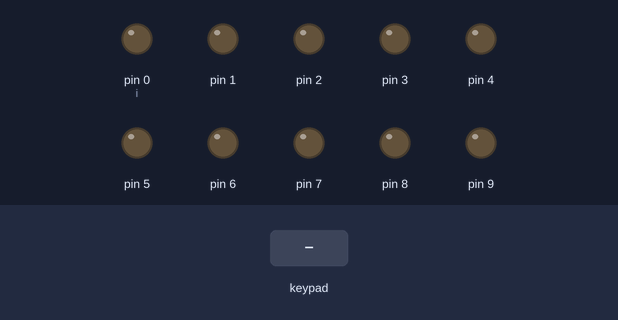
Bench run of a sketch on a simulated Arduino Mega 2560, built with avr-gcc and run on an emulated ATmega2560. Shown: output pins drawn as LEDs (lit = HIGH). Dashed ring = blinking. The inputs (shaded band) are chosen by the test bench.

Above: at 1.2 s.
1.3 s: key '7' pressed
At 3.9 s:
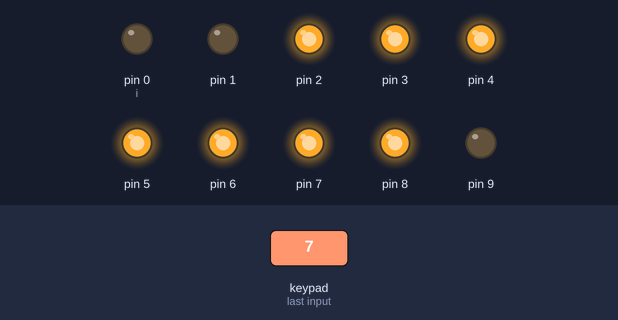
4.3 s: keypad keys 1 3 9 7 2 2 2 2 pressed 0.4 s apart
At 5.21 s:
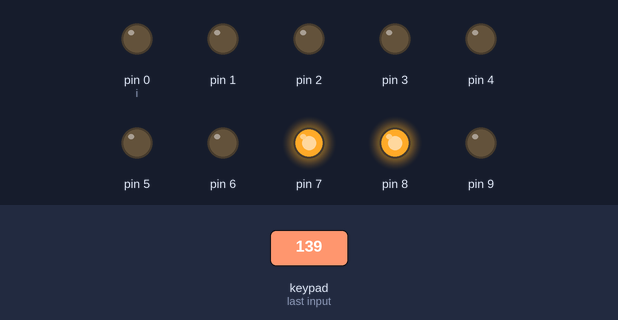
9.0 s: key '9' pressed
At 10.95 s:
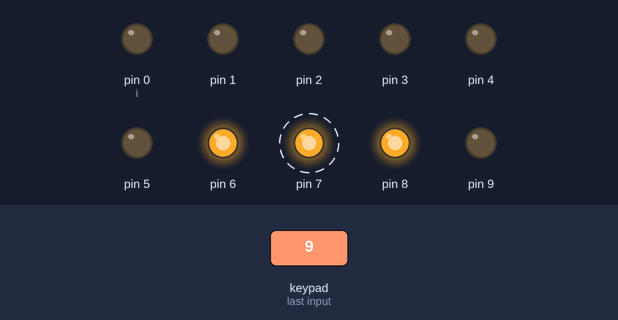
12.0 s: key '8' pressed
At 14.7 s:
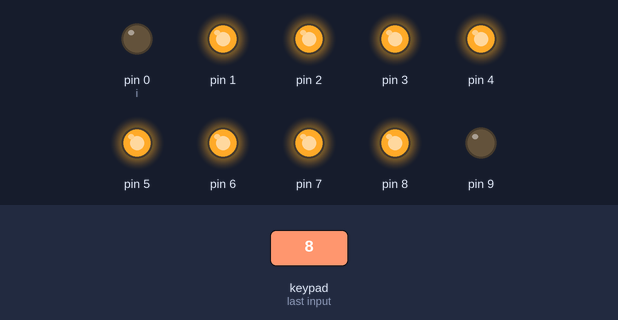
15.0 s: keypad keys 9 - 4 = pressed 0.4 s apart
At 18.1 s:
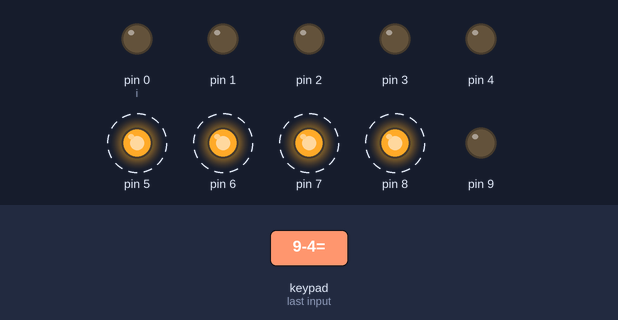
18.3 s: key '5' pressed
At 20.3 s:
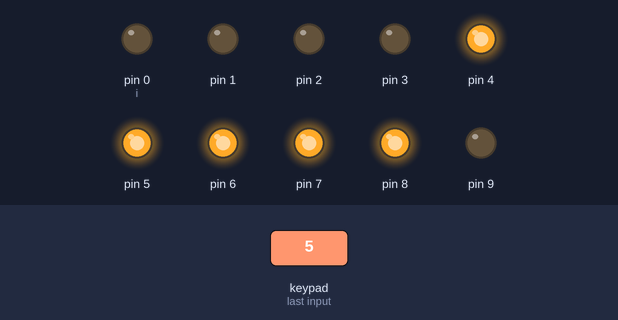
Timing chart, 0 to 21.8 s (numbered marks = the images above; inputs shaded):
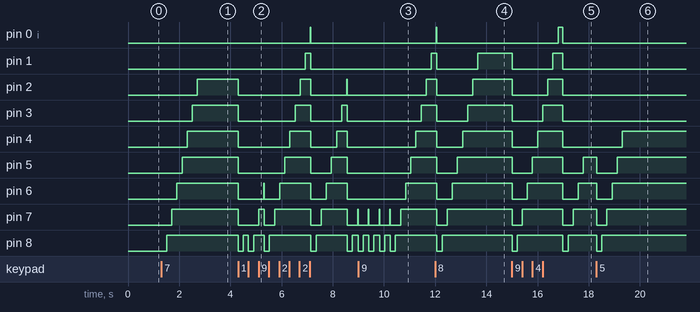

Measured:
- after the input at 1.3 s, pin 2: LOW → HIGH after 1.4 s; pin 3: LOW → HIGH after 1.2 s; pin 4: LOW → HIGH after 1.0 s; pin 5: LOW → HIGH after 0.81 s; pin 6: LOW → HIGH after 0.61 s
- after the input at 4.3 s, pin 0 (i): LOW → HIGH after 2.8 s, → LOW 0.02 s later; pin 1: LOW → HIGH after 2.6 s, → LOW 0.22 s later
- after the input at 9.0 s, pin 1: LOW → HIGH after 2.9 s; pin 2: LOW → HIGH after 2.7 s; pin 3: LOW → HIGH after 2.5 s; pin 4: LOW → HIGH after 2.3 s; pin 5: LOW → HIGH after 2.1 s
- after the input at 12.0 s, pin 1: HIGH → LOW after 0.07 s, → HIGH 1.6 s later; pin 2: HIGH → LOW after 0.07 s, → HIGH 1.4 s later; pin 3: HIGH → LOW after 0.07 s, → HIGH 1.2 s later; pin 4: HIGH → LOW after 0.07 s, → HIGH 1.0 s later; pin 5: HIGH → LOW after 0.07 s, → HIGH 0.80 s later
- after the input at 15.0 s, pin 0 (i): LOW → HIGH after 1.8 s, → LOW 0.19 s later; pin 1: HIGH → LOW at once, → HIGH 1.6 s later, → LOW 0.39 s later; pin 2: HIGH → LOW at once, → HIGH 1.4 s later, → LOW 0.59 s later; pin 3: HIGH → LOW at once, → HIGH 1.2 s later, → LOW 0.79 s later; pin 4: HIGH → LOW at once, → HIGH 1.0 s later, → LOW 0.99 s later
- after the input at 18.3 s, pin 4: LOW → HIGH after 1.0 s; pin 5: HIGH → LOW at once, → HIGH 0.80 s later; pin 6: HIGH → LOW at once, → HIGH 0.60 s later; pin 7: HIGH → LOW at once, → HIGH 0.40 s later; pin 8: HIGH → LOW at once, → HIGH 0.20 s later

The sketch:

Code.ino
```cpp
#include <Keypad.h>

#define LED0 0
#define LED0 1
#define LED0 2
#define LED0 3
#define LED0 4
#define LED0 5
#define LED0 6
#define LED0 7
#define LED0 8
#define LED0 9

const byte ROWS = 4;
const byte COLS = 4;

char hexaKeys[ROWS][COLS] =
{
  {'7', '8', '9', '/'},
  {'4', '5', '6', '*'},
  {'1', '2', '3', '-'},
  {'C', '0', '=', '+'}
};

byte rowPins[ROWS] = {46, 47, 48, 49};
byte colPins[COLS] = {50, 51, 52, 53};

Keypad keypad = Keypad(makeKeymap(hexaKeys), rowPins, colPins, ROWS, COLS);

char key;
char input;
int num = 0;
int i = 0;
unsigned int startTime = 0;

void setup()
{
  Serial3.begin(9600);

  pinMode(0, OUTPUT);
  pinMode(1, OUTPUT);
  pinMode(2, OUTPUT);
  pinMode(3, OUTPUT);
  pinMode(4, OUTPUT);
  pinMode(5, OUTPUT);
  pinMode(6, OUTPUT);
  pinMode(7, OUTPUT);
  pinMode(8, OUTPUT);
  pinMode(9, OUTPUT);
}

void loop()
{
  //read from terminal
  input = Serial3.read();

  if (input >= '0' && input <= '9')
  {
    num *= 10;
    num += (input - '0');
  }
  else if (input == 13)
  {
    //if invalid, print Invalid
    if (num < 0 || num > 9)
    {
      Serial3.println("Invalid number");
    }
    //and if valid, turn on LEDS
    else
    {
      //Turn off all LEDs
      i = 0;
      while(i < 9)
      {
        digitalWrite(i, LOW);
        i++;
      }

      //Turn on LEDs
      i = 0;
      while (i < num)
      {
        delay(200);
        digitalWrite(8 - i, HIGH);
        i++;
      }
    }
    num = 0;
  }

  //read from keypad
  key = keypad.getKey();
  //check for keypad input, if there isn't any, skip
  if (key != NO_KEY)
  {
    Serial3.println(key);
    if (key >= '0' && key <= '9')
    {
      //Turn LEDs off
      i = 0;
      while (i < 9)
      {
        digitalWrite(i, LOW);
        i++;
      }

      //Turn LEDs on
      i = 0;
      while (i < (key - '0'))
      {
        delay(200);
        digitalWrite(8 - i, HIGH);
        i++;
      }
    }
  }

}
```
